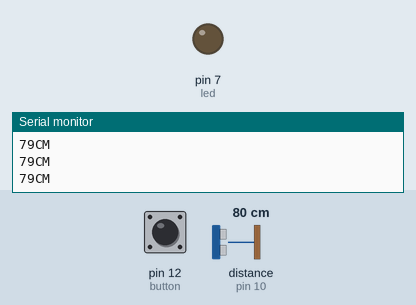
This sketch was run on a simulated Arduino Uno, built with avr-gcc and run on an emulated ATmega328P. Shown: output pins drawn as LEDs (lit = HIGH), the last lines printed to the serial monitor. Wiring (inferred from the names in the program): ultrasonic range finder: trigger pin 9; echo pin 10. The inputs (shaded band) are chosen by the test bench; at power-on: pin 12 (button) LOW, distance to the obstacle (sensor on pin 10) 80 cm. The echo pulse lasts 58.3 µs per cm; pins used as bus, display or sensor lines are not drawn.

Above: at 1.2 s.
1.3 s: pin 12 (button) pulled HIGH for 0.15 s
4.4 s: distance to the obstacle (sensor on pin 10) set to 13 cm
5.9 s: distance to the obstacle (sensor on pin 10) set to 10 cm
At 6.5 s:
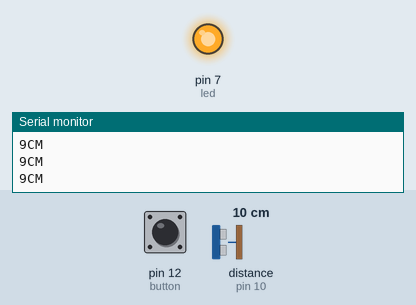
7.4 s: pin 12 (button) pulled HIGH for 1 s
11.4 s: distance to the obstacle (sensor on pin 10) set to 18 cm
At 12.6 s:
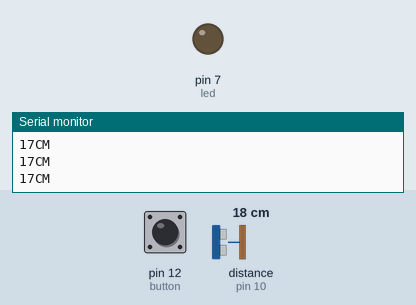
12.9 s: distance to the obstacle (sensor on pin 10) set to 2 cm
At 14.2 s:
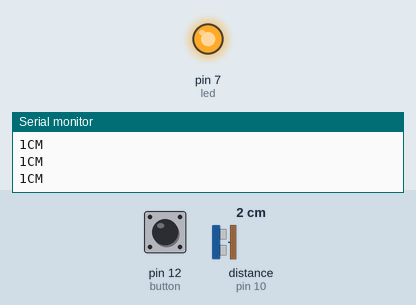
Timing chart, 0 to 15.4 s (numbered marks = the images above; inputs shaded):
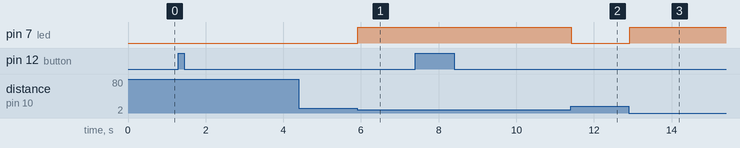

The sketch:

sketch_jul01a.ino
```cpp
int trigPin = 9;
int echoPin = 10;
int led = 7;
int button = 12;
int type = 0;

void setup() {
  Serial.begin(9600);
   pinMode(led, OUTPUT);
   pinMode(trigPin, OUTPUT);
  pinMode(echoPin, INPUT);
  pinMode(button, INPUT);

}

void loop() {
  long duration, distance;
  digitalWrite(trigPin,HIGH);
  delayMicroseconds(1000);
  digitalWrite(trigPin, LOW);
  duration=pulseIn(echoPin, HIGH);
  distance =(duration/2)/29.1;
  Serial.print(distance);
  Serial.println("CM");
  delay(10);

 if(digitalRead(button) == HIGH && type == 0){
  type += 1;
  delay(500);
  }
  if(digitalRead(button) == HIGH && type == 1){
  type -= 1;
  delay(500);
  }
 if(distance<=10 && type == 1)
  {
    digitalWrite(led, HIGH);
}
   else if(distance>10)
 {
     digitalWrite(led, LOW);
   }
}
```

Measured:
- the behaviour switches between 12 and 11 cm on distance to the obstacle (sensor on pin 10) (found by bisection; images 0 and 1)
- after the input at 5.9 s, pin 7 (led): LOW → HIGH at once
- after the input at 11.4 s, pin 7 (led): HIGH → LOW at once
- after the input at 12.9 s, pin 7 (led): LOW → HIGH at once
